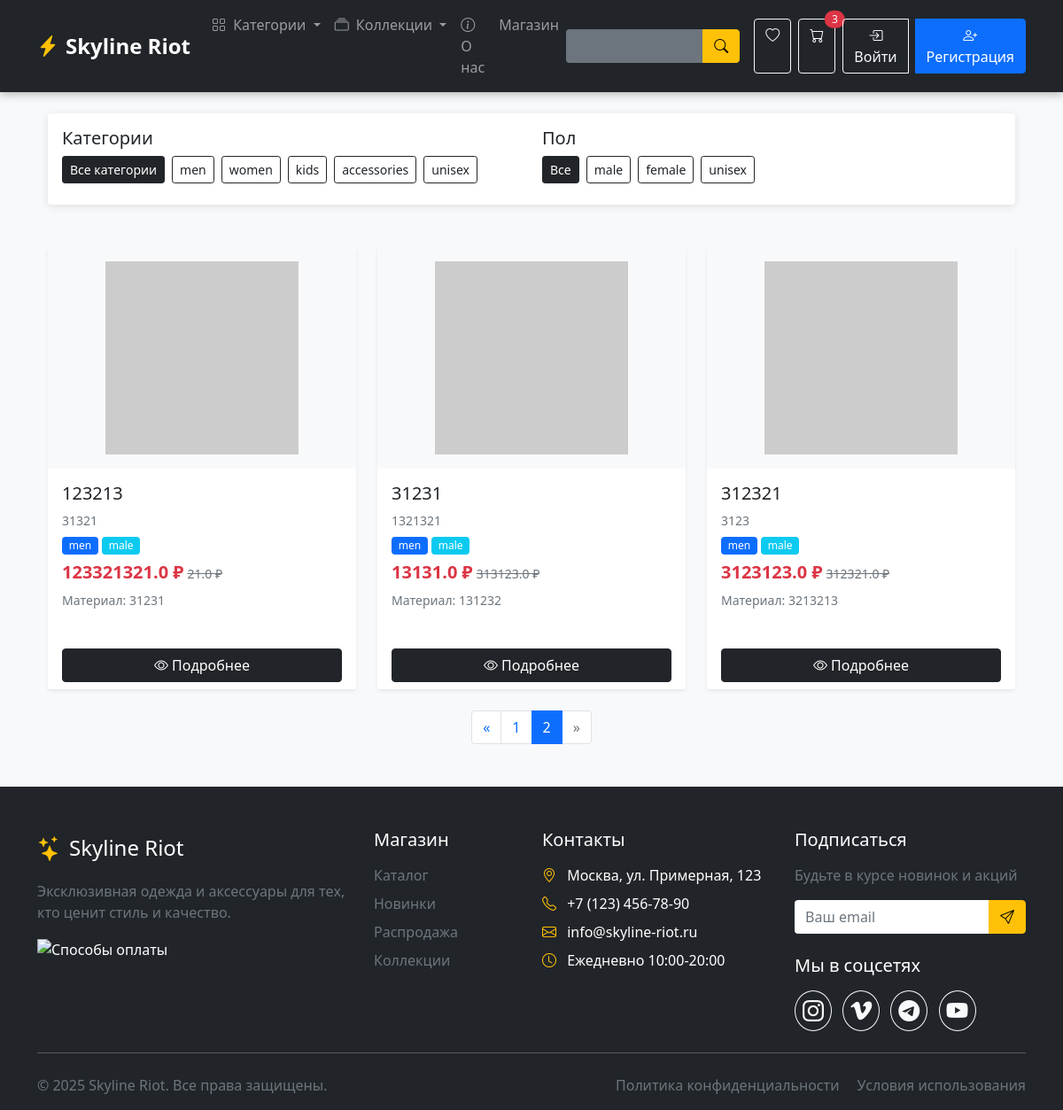
Screenshot of /shop?page=2 with the database file from the repository.
### database.py (models this page shows)
class Product(Base):
    __tablename__ = 'products'
    id = Column(Integer, primary_key=True, index=True)
    name = Column(String(255), nullable=False, index=True)
    slug = Column(String(255), unique=True, index=True)
    description = Column(String(1000))
    price = Column(Float, nullable=False)
    discount_price = Column(Float)
    category = Column(SQLEnum(CategoryEnum), nullable=False)
    gender = Column(SQLEnum(GenderEnum), nullable=False)
    color = Column(String(50))
    material = Column(String(100))
    brand = Column(String(100))
    country = Column(String(50))
    sku = Column(String(50), unique=True)
    created_at = Column(DateTime, default=datetime.utcnow)
    updated_at = Column(DateTime, default=datetime.utcnow, onupdate=datetime.utcnow)
    is_active = Column(Boolean, default=True)
    is_featured = Column(Boolean, default=False)
    images = relationship("ProductImage", back_populates="product", cascade="all, delete-orphan")
    sizes = relationship("ProductSize", back_populates="product", cascade="all, delete-orphan")
    cart_items = relationship("CartItem", back_populates="product")
    order_items = relationship("OrderItem", back_populates="product")
    __table_args__ = (
        CheckConstraint('price > 0', name='check_price_positive'),
        CheckConstraint('discount_price IS NULL OR discount_price > 0', name='check_discount_price_positive'),
    )

### main.py (the view)
@app.get("/shop", response_class=HTMLResponse)
async def shop_page(
    request: Request,
    category: Optional[str] = None,
    gender: Optional[str] = None,
    page: int = 1,
    per_page: int = 6,
    db: Session = Depends(get_db)
):
    try:
        valid_categories = [cat.value for cat in CategoryEnum]
        valid_genders = [gen.value for gen in GenderEnum]
        if category and category not in valid_categories:
            category = None
        if gender and gender not in valid_genders:
            gender = None
        query = db.query(Product).filter(Product.is_active == True)
        if category:
            query = query.filter(Product.category == category)
        if gender:
            query = query.filter(Product.gender == gender)
        total_items = query.count()
        total_pages = max(1, (total_items + per_page - 1) // per_page)
        products = query.offset((page - 1) * per_page).limit(per_page).all()
        product_list = []
        for product in products:
            main_image = db.query(ProductImage).filter(
                ProductImage.product_id == product.id,
                ProductImage.is_main == True
            ).first()
            final_price = product.discount_price if product.discount_price else product.price
            product_data = {
                "id": product.id,
                "name": product.name,
                "price": product.price,
                "discount_price": product.discount_price,
                "final_price": final_price,
                "category": product.category.value,
                "gender": product.gender.value,
                "brand": product.brand,
                "material": product.material,
                "color": product.color,
                "country": product.country,
                "sku": product.sku,
                "is_featured": product.is_featured,
                "image_url": main_image.image_url if main_image else None,
                "alt_text": main_image.alt_text if main_image else product.name,
                "has_discount": product.discount_price is not None
            }
            product_list.append(product_data)
        def get_page_range():
            start = max(1, page - 2)
            end = min(total_pages, page + 2)
            return range(start, end + 1)
        context = {
            "request": request,
            "products": product_list,
            "categories": [{"name": cat.name, "value": cat.value} for cat in CategoryEnum],
            "genders": [{"name": gen.name, "value": gen.value} for gen in GenderEnum],
            "current_category": category,
            "current_gender": gender,
            "pagination": {
                "page": page,
                "per_page": per_page,
                "total_items": total_items,
                "total_pages": total_pages,
                "has_prev": page > 1,
                "has_next": page < total_pages,
                "prev_num": page - 1 if page > 1 else None,
                "next_num": page + 1 if page < total_pages else None,
                "page_range": list(get_page_range())
            }
        }
        return templates.TemplateResponse("shop.html", context)
    except Exception as e:
        print(f"Error in shop_page: {str(e)}")
        raise HTTPException(
            status_code=500,
            detail="Произошла ошибка при загрузке страницы магазина"
        )

### templates/shop.html (shortened to what this page needs)
{% extends "base.html" %}
{% block content %}
<div class="container mt-4">
    <div class="row mb-4">
        <div class="col-12">
            <div class="card mb-4">
                <div class="card-body">
                    <div class="row">
                        <div class="col-md-6">
                            <h5 class="card-title">Категории</h5>
                            <div class="d-flex flex-wrap">
                                <a href="/shop?gender={% if current_gender %}{{ current_gender }}{% endif %}"
                                   class="btn btn-sm {% if not current_category %}btn-dark{% else %}btn-outline-dark{% endif %} me-2 mb-2">
                                    Все категории
                                </a>
                                {% for category in categories %}
                                <a href="/shop?category={{ category.value }}{% if current_gender %}&gender={{ current_gender }}{% endif %}"
                                   class="btn btn-sm {% if current_category == category.value %}btn-dark{% else %}btn-outline-dark{% endif %} me-2 mb-2">
                                    {{ category.value }}
                                </a>
                                {% endfor %}
                            </div>
                        </div>
                        <div class="col-md-6">
                            <h5 class="card-title">Пол</h5>
                            <div class="d-flex flex-wrap">
                                <a href="/shop?category={% if current_category %}{{ current_category }}{% endif %}"
                                   class="btn btn-sm {% if not current_gender %}btn-dark{% else %}btn-outline-dark{% endif %} me-2 mb-2">
                                    Все
                                </a>
                                {% for gender in genders %}
                                <a href="/shop?gender={{ gender.value }}{% if current_category %}&category={{ current_category }}{% endif %}"
                                   class="btn btn-sm {% if current_gender == gender.value %}btn-dark{% else %}btn-outline-dark{% endif %} me-2 mb-2">
                                    {{ gender.value }}
                                </a>
                                {% endfor %}
                            </div>
                        </div>
                    </div>
                </div>
            </div>
        </div>
    </div>
    <div class="row">
        {% for product in products %}
        <div class="col-md-4 col-6 mb-4">
            <div class="card h-100 shadow-sm">
                {% if product.image_url %}
                <img src="{{ product.image_url }}"
                     class="card-img-top p-3"
                     alt="{{ product.alt_text }}"
                     style="height: 250px; object-fit: contain;"
                     onerror="this.src='https://via.placeholder.com/300x300?text=No+Image'; this.classList.add('bg-light')">
                {% else %}
                <div class="card-img-top bg-light d-flex align-items-center justify-content-center" style="height: 250px;">
                    <span class="text-muted">Нет изображения</span>
                </div>
                {% endif %}
                <div class="card-body">
                    <h5 class="card-title">{{ product.name }}</h5>
                    {% if product.brand %}
                    <p class="text-muted small mb-2">{{ product.brand }}</p>
                    {% endif %}
                    <div class="d-flex flex-wrap gap-1 mb-2">
                        <span class="badge bg-primary">{{ product.category }}</span>
                        <span class="badge bg-info">{{ product.gender }}</span>
                    </div>
                    <div class="mb-2">
                        {% if product.has_discount %}
                        <span class="text-danger fw-bold h5">{{ product.final_price }} ₽</span>
                        <span class="text-decoration-line-through text-muted small">{{ product.price }} ₽</span>
                        {% else %}
                        <span class="fw-bold h5">{{ product.final_price }} ₽</span>
                        {% endif %}
                    </div>
                    <div class="small text-muted">
                        {% if product.material %}
                        <div>Материал: {{ product.material }}</div>
                        {% endif %}
                    </div>
                </div>
                <div class="card-footer bg-white border-0">
                    <a href="/product/{{ product.id }}" class="btn btn-dark w-100">
                        <i class="bi bi-eye"></i> Подробнее
                    </a>
                </div>
            </div>
        </div>
        {% else %}
        <div class="col-12">
            <div class="alert alert-info">
                <i class="bi bi-info-circle"></i> Товары не найдены. Попробуйте изменить параметры фильтрации.
            </div>
        </div>
        {% endfor %}
    </div>
<nav aria-label="Page navigation">
    <ul class="pagination justify-content-center">
        <li class="page-item {% if not pagination.has_prev %}disabled{% endif %}">
            <a class="page-link"
               href="/shop?page={{ pagination.prev_num }}{% if current_category %}&category={{ current_category }}{% endif %}{% if current_gender %}&gender={{ current_gender }}{% endif %}"
               aria-label="Previous">
                <span aria-hidden="true">&laquo;</span>
            </a>
        </li>
        {% for p in pagination.page_range %}
        <li class="page-item {% if p == pagination.page %}active{% endif %}">
            <a class="page-link"
               href="/shop?page={{ p }}{% if current_category %}&category={{ current_category }}{% endif %}{% if current_gender %}&gender={{ current_gender }}{% endif %}">
                {{ p }}
            </a>
        </li>
        {% endfor %}
        <li class="page-item {% if not pagination.has_next %}disabled{% endif %}">
            <a class="page-link"
               href="/shop?page={{ pagination.next_num }}{% if current_category %}&category={{ current_category }}{% endif %}{% if current_gender %}&gender={{ current_gender }}{% endif %}"
               aria-label="Next">
                <span aria-hidden="true">&raquo;</span>
            </a>
        </li>
    </ul>
</nav>
</div>
{% endblock %}

### rows the page displays
Product: name "123213", brand "31321", final_price "123321321.0", price "21.0", material "31231"
Product: name "31231", brand "1321321", final_price "13131.0", price "313123.0", material "131232"
Product: name "312321", brand "3123", final_price "3123123.0", price "312321.0", material "3213213"

### other values shown
{{ category.value }} "men" "women" "kids" "accessories" "unisex"
{{ gender.value }} "male" "female" "unisex"
{{ product.category }} "men" "men" "men"
{{ product.gender }} "male" "male" "male"
{{ p }} "1" "2"
